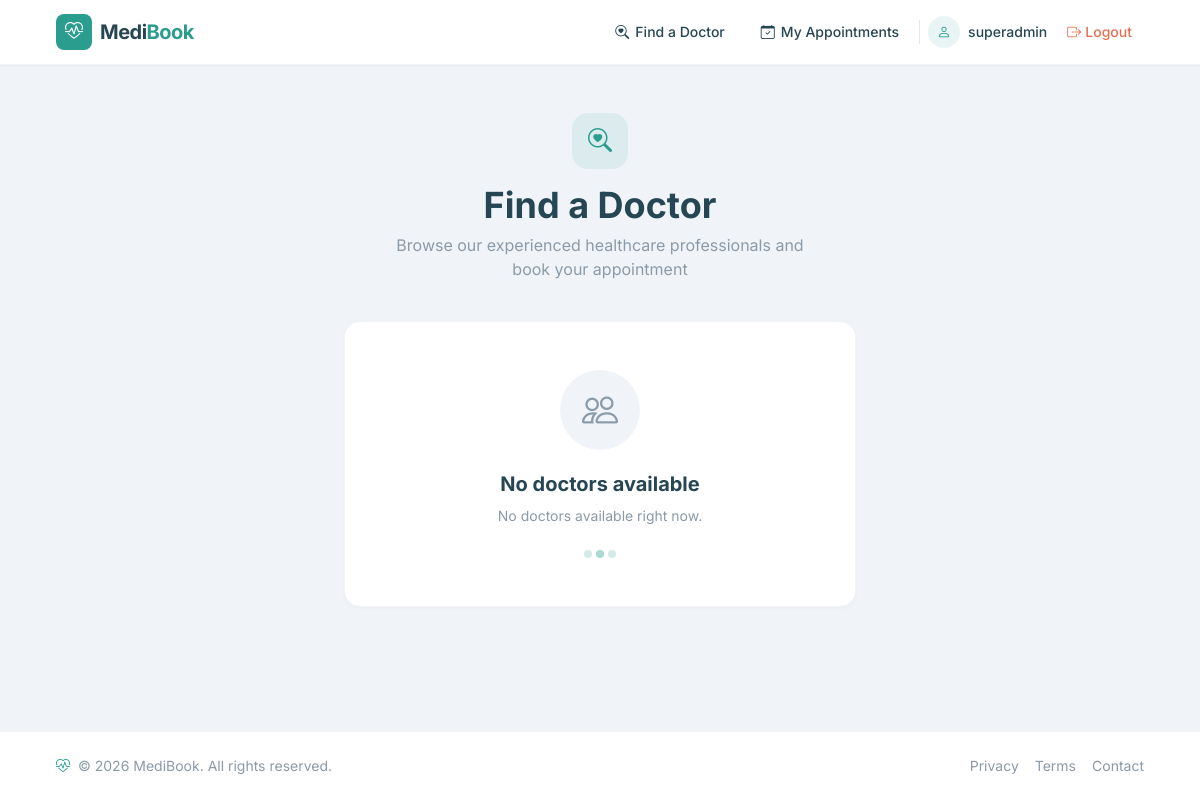
The app's page / (signed in), older data.
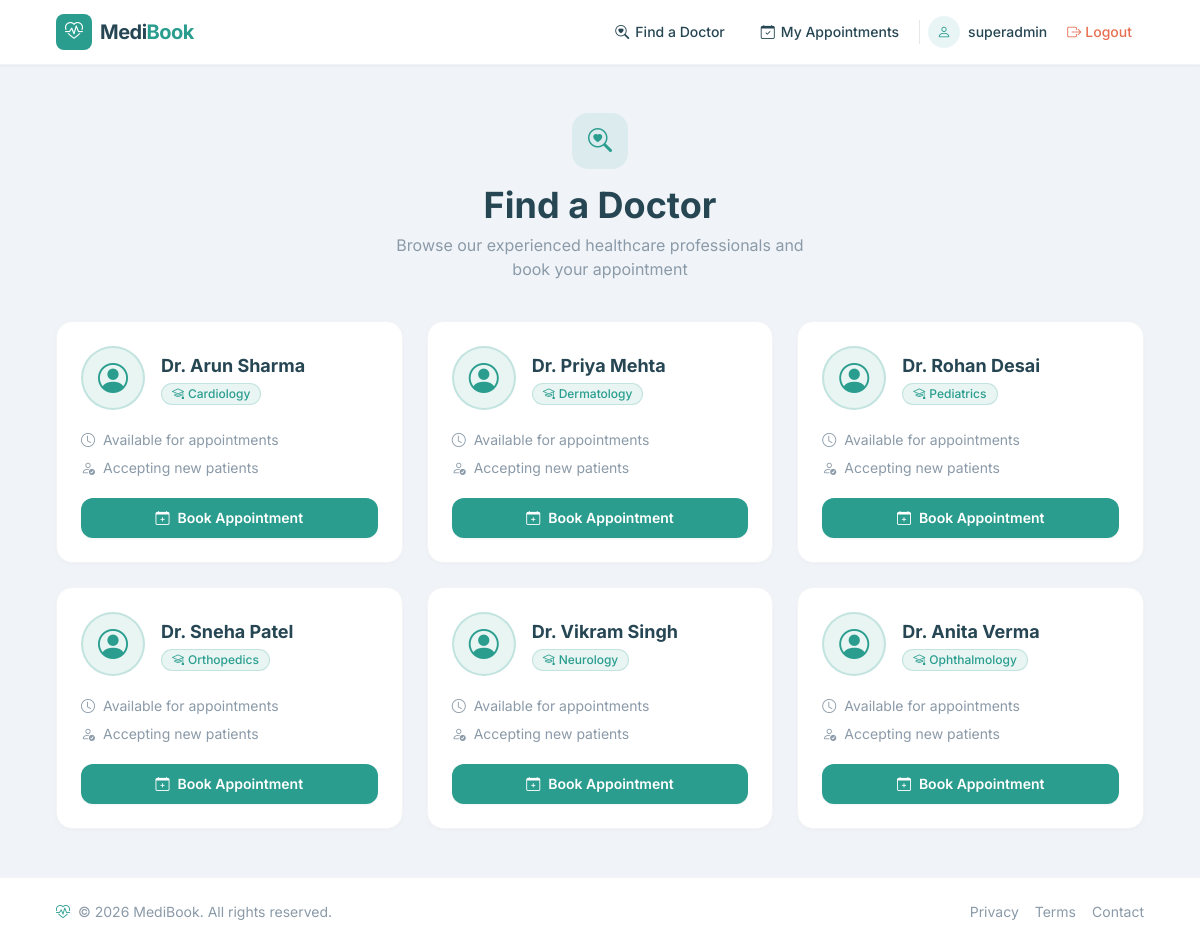
The same page, newer data.
### clinic/models.py (models this page shows, shortened)
class Doctor(models.Model):
    name = models.CharField(max_length=100)
    specialty = models.CharField(max_length=100)
    created_at = models.DateTimeField(auto_now_add=True)

### clinic/views.py (the view)
# urls.py: path('', views.doctor_list, name='doctor_list'),
@login_required
def doctor_list(request):
    doctors = Doctor.objects.all()
    return render(request, 'clinic/doctor_list.html', {'doctors': doctors})

### clinic/templates/clinic/doctor_list.html
{% extends 'clinic/base.html' %}
{% load static %}
{% block content %}
<div class="max-w-6xl mx-auto px-4 sm:px-6 lg:px-8 py-8 sm:py-12">
    <div class="text-center mb-10">
        <div class="w-14 h-14 bg-[#2A9D8F]/10 rounded-2xl flex items-center justify-center mx-auto mb-4">
            <i class="bi bi-search-heart text-[#2A9D8F] text-2xl"></i>
        </div>
        <h1 class="text-3xl sm:text-4xl font-bold text-[#264653]">Find a Doctor</h1>
        <p class="text-[#8B9AA8] mt-2 max-w-md mx-auto">Browse our experienced healthcare professionals and book your appointment</p>
    </div>
    {% if doctors %}
        <div class="grid grid-cols-1 sm:grid-cols-2 lg:grid-cols-3 gap-6">
            {% for doctor in doctors %}
            <div class="bg-white rounded-2xl shadow-sm shadow-gray-200/50 border border-gray-100 p-6 card-hover">
                <div class="flex items-center space-x-4 mb-5">
                    <div class="w-16 h-16 rounded-full bg-[#E8F5F2] flex items-center justify-center flex-shrink-0 border-2 border-[#2A9D8F]/20">
                        <i class="bi bi-person-circle text-[#2A9D8F] text-3xl"></i>
                    </div>
                    <div class="min-w-0">
                        <h3 class="text-lg font-bold text-[#264653] truncate">Dr. {{ doctor.name }}</h3>
                        <span class="inline-flex items-center px-2.5 py-0.5 rounded-full text-xs font-medium bg-[#E8F5F2] text-[#2A9D8F] border border-[#2A9D8F]/20">
                            <i class="bi bi-mortarboard mr-1"></i>
                            {{ doctor.specialty }}
                        </span>
                    </div>
                </div>
                <div class="space-y-2 mb-5 text-sm text-[#8B9AA8]">
                    <div class="flex items-center space-x-2">
                        <i class="bi bi-clock"></i>
                        <span>Available for appointments</span>
                    </div>
                    <div class="flex items-center space-x-2">
                        <i class="bi bi-person-check"></i>
                        <span>Accepting new patients</span>
                    </div>
                </div>
                <a href="{% url 'book_appointment' doctor.id %}" class="w-full py-2.5 px-4 bg-[#2A9D8F] hover:bg-[#238276] text-white font-semibold rounded-xl btn-transition shadow-sm hover:shadow-md hover:shadow-[#2A9D8F]/20 flex items-center justify-center space-x-2 text-sm">
                    <i class="bi bi-calendar-plus"></i>
                    <span>Book Appointment</span>
                </a>
            </div>
            {% endfor %}
        </div>
    {% else %}
        <div class="bg-white rounded-2xl shadow-sm shadow-gray-200/50 border border-gray-100 p-12 text-center max-w-lg mx-auto">
            <div class="w-20 h-20 bg-[#F0F4F8] rounded-full flex items-center justify-center mx-auto mb-5">
                <i class="bi bi-people text-[#8B9AA8] text-4xl"></i>
            </div>
            <h3 class="text-xl font-bold text-[#264653] mb-2">No doctors available</h3>
            <p class="text-[#8B9AA8] text-sm">No doctors available right now.</p>
            <div class="mt-6 flex justify-center space-x-1">
                <div class="w-2 h-2 rounded-full bg-[#2A9D8F]/20"></div>
                <div class="w-2 h-2 rounded-full bg-[#2A9D8F]/40"></div>
                <div class="w-2 h-2 rounded-full bg-[#2A9D8F]/20"></div>
            </div>
        </div>
    {% endif %}
</div>
{% endblock %}

### clinic/templates/clinic/base.html (shortened to what this page needs)
<!DOCTYPE html>
<html lang="en">
<head>
    <script src="https://cdn.tailwindcss.com"></script>
    <link rel="stylesheet" href="https://cdn.jsdelivr.net/npm/bootstrap-icons@1.11.3/font/bootstrap-icons.min.css">
</head>
<body class="min-h-screen flex flex-col">
    <nav class="bg-white shadow-sm border-b border-gray-100 sticky top-0 z-50">
        <div class="max-w-6xl mx-auto px-4 sm:px-6 lg:px-8">
            <div class="flex items-center justify-between h-16">
                <a href="{% url 'doctor_list' %}" class="flex items-center space-x-2 group">
                    <div class="w-9 h-9 bg-[#2A9D8F] rounded-lg flex items-center justify-center group-hover:bg-[#238276] btn-transition">
                        <i class="bi bi-heart-pulse text-white text-lg"></i>
                    </div>
                    <span class="text-xl font-bold text-[#264653] tracking-tight">Medi<span class="text-[#2A9D8F]">Book</span></span>
                </a>
                <div class="hidden md:flex items-center space-x-1">
                    {% if user.is_authenticated %}
                        <a href="{% url 'doctor_list' %}" class="px-4 py-2 rounded-lg text-[#264653] hover:bg-[#F0F4F8] font-medium text-sm btn-transition">
                            <i class="bi bi-search-heart mr-1.5"></i>Find a Doctor
                        </a>
                        <a href="{% url 'my_appointments' %}" class="px-4 py-2 rounded-lg text-[#264653] hover:bg-[#F0F4F8] font-medium text-sm btn-transition">
                            <i class="bi bi-calendar-check mr-1.5"></i>My Appointments
                        </a>
                        <div class="flex items-center space-x-2 pl-1">
                            <div class="w-8 h-8 rounded-full bg-[#2A9D8F]/10 flex items-center justify-center">
                                <i class="bi bi-person text-[#2A9D8F] text-sm"></i>
                            </div>
                            <span class="text-sm text-[#264653] font-medium">{{ user.username }}</span>
                            <a href="{% url 'logout' %}" class="ml-2 px-3 py-1.5 rounded-lg text-sm font-medium text-[#E76F51] hover:bg-red-50 btn-transition">
                                <i class="bi bi-box-arrow-right mr-1"></i>Logout
                            </a>
                        </div>
                    {% endif %}
                </div>
            </div>
        </div>
    </nav>
    <main class="flex-1">
        {% block content %}{% endblock %}
    </main>
    <footer class="bg-white border-t border-gray-100 mt-auto">
        <div class="max-w-6xl mx-auto px-4 sm:px-6 lg:px-8 py-6">
            <div class="flex flex-col sm:flex-row items-center justify-between space-y-2 sm:space-y-0">
                <div class="flex items-center space-x-2 text-[#8B9AA8] text-sm">
                    <i class="bi bi-heart-pulse text-[#2A9D8F]"></i>
                    <span>&copy; {% now "Y" %} MediBook. All rights reserved.</span>
                </div>
                <div class="flex items-center space-x-4 text-sm text-[#8B9AA8]">
                    <span class="hover:text-[#264653] btn-transition cursor-pointer">Privacy</span>
                    <span class="hover:text-[#264653] btn-transition cursor-pointer">Terms</span>
                    <span class="hover:text-[#264653] btn-transition cursor-pointer">Contact</span>
                </div>
            </div>
        </div>
    </footer>
</body>
</html>

### clinic/templates/clinic/base.html (style rules this page uses)
body { font-family: 'Inter', sans-serif; background-color: #F0F4F8; color: #264653; }
.card-hover { transition: transform 0.2s ease, box-shadow 0.2s ease; }
.btn-transition { transition: all 0.2s ease; }

Row changes from the older to the newer data that the page shows:
added Doctor: name "Arun Sharma", specialty "Cardiology"
added Doctor: name "Priya Mehta", specialty "Dermatology"
added Doctor: name "Rohan Desai", specialty "Pediatrics"
added Doctor: name "Sneha Patel", specialty "Orthopedics"
added Doctor: name "Vikram Singh", specialty "Neurology"
added Doctor: name "Anita Verma", specialty "Ophthalmology"
Text that changed along with them:
text no longer shown: "No doctors available No doctors available right now."
